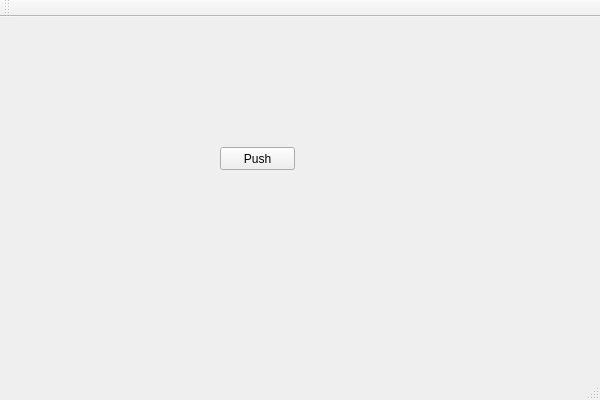
<?xml version="1.0" encoding="UTF-8"?>
<ui version="4.0">
 <class>ImageToWebClass</class>
 <widget class="QMainWindow" name="ImageToWebClass">
  <property name="geometry">
   <rect>
    <x>0</x>
    <y>0</y>
    <width>600</width>
    <height>400</height>
   </rect>
  </property>
  <property name="windowTitle">
   <string>ImageToWeb</string>
  </property>
  <widget class="QWidget" name="centralWidget">
   <widget class="QPushButton" name="pushButton">
    <property name="geometry">
     <rect>
      <x>220</x>
      <y>130</y>
      <width>75</width>
      <height>23</height>
     </rect>
    </property>
    <property name="text">
     <string>Push</string>
    </property>
   </widget>
  </widget>
  <widget class="QMenuBar" name="menuBar">
   <property name="geometry">
    <rect>
     <x>0</x>
     <y>0</y>
     <width>600</width>
     <height>23</height>
    </rect>
   </property>
  </widget>
  <widget class="QToolBar" name="mainToolBar">
   <attribute name="toolBarArea">
    <enum>TopToolBarArea</enum>
   </attribute>
   <attribute name="toolBarBreak">
    <bool>false</bool>
   </attribute>
  </widget>
  <widget class="QStatusBar" name="statusBar"/>
 </widget>
 <layoutdefault spacing="6" margin="11"/>
 <resources>
  <include location="ImageToWeb.qrc"/>
 </resources>
 <connections/>
</ui>
